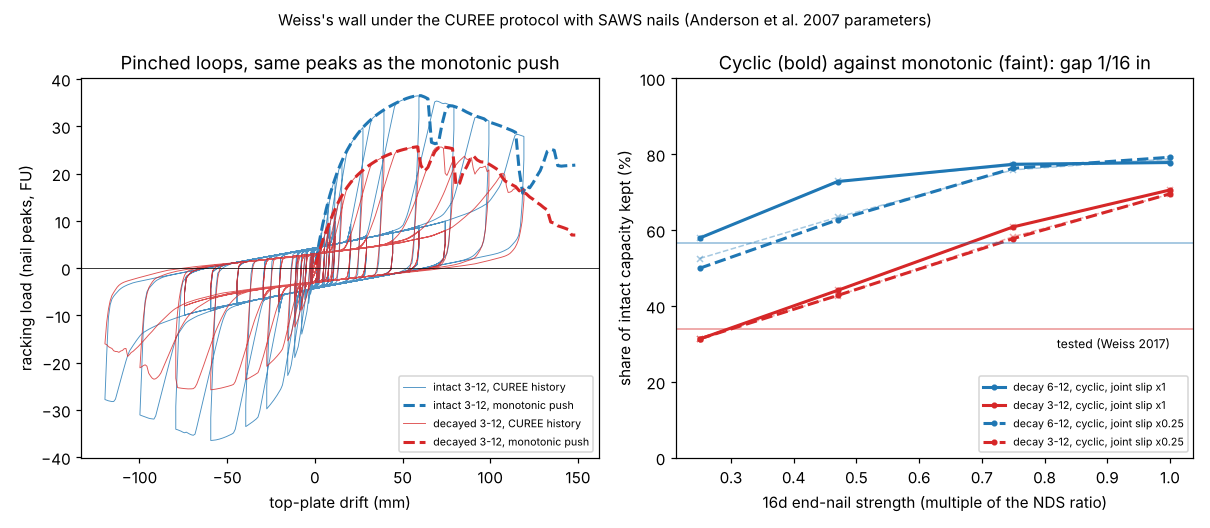

Write the Python code that produced this figure.
"""Figure for milestone 20: python experiments/m20_cyclic/figure.py (reads results.json and loops.json)."""
import json
import os

import matplotlib
matplotlib.use("Agg")
import matplotlib.pyplot as plt  # noqa: E402

HERE = os.path.dirname(os.path.abspath(__file__))
R = json.load(open(os.path.join(HERE, "results.json")))
LO = json.load(open(os.path.join(HERE, "loops.json")))
KEPT = [2649 / 4688, 2974 / 8775]

fig, (a, b) = plt.subplots(1, 2, figsize=(11, 4.8))
for key, col, lab in (("3-intact", "C0", "intact 3-12"), ("3-decay", "C3", "decayed 3-12")):
    lp = LO[key]
    a.plot(lp["d_mm"], lp["F"], color=col, lw=0.6, alpha=0.8, label=f"{lab}, CUREE history")
    a.plot(LO["mono_drift_mm"], LO["mono"][key], color=col, lw=2, ls="--", label=f"{lab}, monotonic push")
a.set_xlabel("top-plate drift (mm)")
a.set_ylabel("racking load (nail peaks, FU)")
a.set_title("Pinched loops, same peaks as the monotonic push")
a.legend(fontsize=7, loc="lower right")
a.axhline(0, color="k", lw=0.5)

rows = [r for r in R["D"] if abs(r["gap_in"] - 1 / 16) < 1e-9]
for lam, ls in ((1.0, "-"), (0.25, "--")):
    rr = sorted((r for r in rows if r["lam"] == lam), key=lambda r: r["m"])
    for i, (col, lab) in enumerate((("C0", "6-12"), ("C3", "3-12"))):
        b.plot([r["m"] for r in rr], [100 * r["cyclic"][i] for r in rr], color=col, ls=ls, lw=2, marker="o", ms=3,
               label=f"decay {lab}, cyclic, joint slip x{lam:g}")
        b.plot([r["m"] for r in rr], [100 * r["mono"][i] for r in rr], color=col, ls=ls, lw=1, alpha=0.4,
               marker="x", ms=4)
for i, col in enumerate(("C0", "C3")):
    b.axhline(100 * KEPT[i], color=col, lw=1, alpha=0.5)
b.text(1.0, 100 * KEPT[1] - 5, "tested (Weiss 2017)", ha="right", fontsize=8)
b.set_xlabel("16d end-nail strength (multiple of the NDS ratio)")
b.set_ylabel("share of intact capacity kept (%)")
b.set_title("Cyclic (bold) against monotonic (faint): gap 1/16 in")
b.set_ylim(0, 100)
b.legend(fontsize=7, loc="lower right")
fig.suptitle("Weiss's wall under the CUREE protocol with SAWS nails (Anderson et al. 2007 parameters)", fontsize=10)
fig.tight_layout()
fig.savefig(os.path.join(HERE, "figure.png"), dpi=110)
